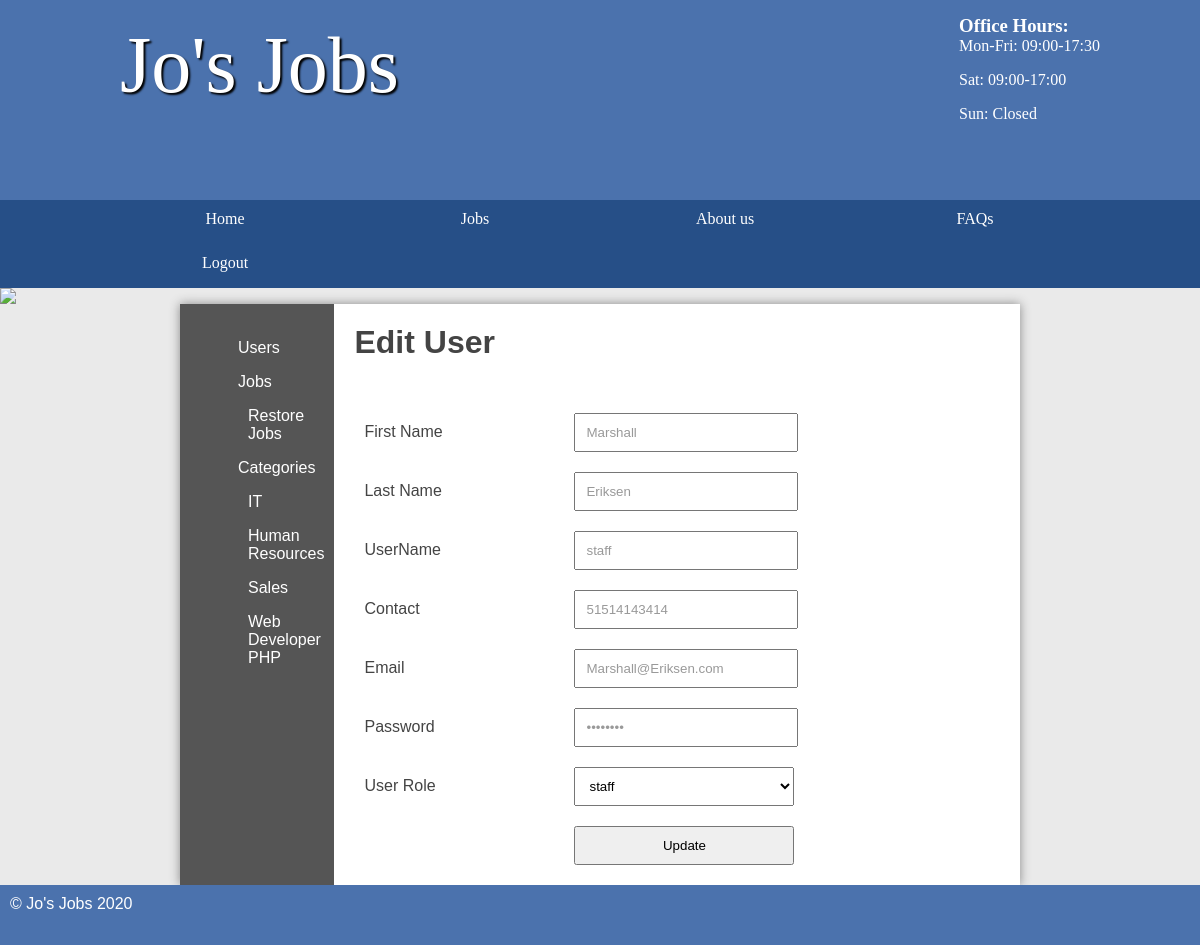
Screenshot of /default/public/admin/user_edit.php?id=1 (signed in) with the database file from the repository.
### tables this page shows
CREATE TABLE `category` (
  `id` int(11) NOT NULL AUTO_INCREMENT,
  `name` varchar(45) DEFAULT NULL,
  PRIMARY KEY (`id`)
);

CREATE TABLE `users` (
  `user_id` bigint(20) unsigned NOT NULL AUTO_INCREMENT,
  `user_type_id` int(11) NOT NULL,
  `first_name` varchar(24) NOT NULL,
  `last_name` varchar(24) NOT NULL,
  `email_address` varchar(64) NOT NULL,
  `username` varchar(32) NOT NULL,
  `login_password` varchar(48) NOT NULL,
  `contact_number` varchar(16) DEFAULT NULL,
  `record_status` smallint(6) NOT NULL DEFAULT '1',
  `created_date_time` timestamp NOT NULL DEFAULT CURRENT_TIMESTAMP ON UPDATE CURRENT_TIMESTAMP,
  `updated_date_time` timestamp NOT NULL DEFAULT '0000-00-00 00:00:00',
  PRIMARY KEY (`user_id`),
  UNIQUE KEY `user_id` (`user_id`),
  UNIQUE KEY `uk_users_email_address` (`email_address`),
  UNIQUE KEY `uk_users_username` (`username`)
);

### default/public/admin/user_edit.php (the view, shortened to what this page needs)
<?php session_start(); include 'connect.php'; $pageTittle = "Users - Edit User"; include '../admin/inc/admin_header.php' ?>
<section class="left">
	<?php include '../admin/inc/left_bar.php'; ?>
</section>
<section class="right">
<?php if (isset($_POST['submit'])) {
    try{
        $date 		= new DateTime();
        $date_time 	= $date->format('Y-m-d H:i:s');
        $stmt = $pdo->prepare('
            UPDATE users SET
                    first_name 			= :first_name,
                    last_name 			= :last_name,
                    username 			= :username,
                    contact_number 		= :contact_number,
                    email_address 		= :email_address,
                    login_password 		= :login_password,
                    user_type_id 		= :user_type_id,
                    record_status		= :record_status,
                    created_date_time 	= :created_date_time,
                    updated_date_time 	= :updated_date_time
            WHERE user_id = :user_id'
        );
        $criteria = [
                'first_name' 		=> $_POST['first_name'],
                'last_name' 		=> $_POST['last_name'],
                'username' 			=> $_POST['username'],
                'contact_number'	=> $_POST['contact_number'],
                'email_address' 	=> $_POST['email_address'],
                'login_password'	=> $_POST['login_password'],
                'user_type_id' 		=> $_POST['user_type_id'],
                'record_status'		=> '1',
                'created_date_time'	=> '2020-04-21 18:26:01',
                'updated_date_time'	=> '2020-04-21 18:26:01',
                'user_id'			=> $_POST['user_id']
        ];
        $stmt->execute($criteria);
    } catch(PDOException $e) {
        echo  '<div>'.$e->getMessage().'</div>';
    } catch(Error $e) {
        echo  '<div>'.$e->getMessage().'</div>';
    }
    header("Location: https://v.je/admin/index.php");
} else {
    if (((isset($_SESSION['loggedin']) && $_SESSION['loggedin'] == true)) && (isset($_SESSION['user_type_id']) && $_SESSION['user_type_id'] == 1)){
        try {
            $stmt = $pdo->prepare('SELECT * FROM users WHERE user_id = :id');
            $stmt->execute($_GET);
            $user = $stmt->fetch();
        } catch(PDOException $e) {
            echo '<div>'.$e->getMessage().'</div>';
        } catch(Error $e) {
            echo '<div>'.$e->getMessage().'</div>';
        }?>
        <h2>Edit User</h2>
        <form action="user_edit.php" method="POST"">
            <label>First Name</label>
            <input type="text" name="first_name" value="<?php echo $user['first_name']; ?>" />
            <label>Last Name</label>
            <input type="text" name="last_name" value="<?php echo $user['last_name']; ?>"/>
            <label>UserName</label>
            <input type="text" name="username" value="<?php echo $user['username']; ?>"/>
            <label>Contact</label>
            <input type="text" name="contact_number" value="<?php echo $user['contact_number']; ?>"/>
            <label>Email</label>
            <input type="text" name="email_address" value="<?php echo $user['email_address']; ?>"/>
            <label>Password</label>
            <input type="password" name="login_password" value="<?php echo $user['first_name']; ?>"/>
            <label>User Role</label>
            <select name="user_type_id">
            <?php try {
                $stmt = $pdo->prepare('SELECT * FROM user_types WHERE record_status = 1');
                $stmt->execute();
                foreach ($stmt as $row) {
                    $selected = '';
                    if ($user['user_type_id'] == $row['user_type_id']) {
                        $selected = 'selected="selected" ';
                    }
                    echo '<option value="' . $row['user_type_id'] . '" ' . $selected . '>' . $row['title'] . '</option>';
                }
            } catch(PDOException $e) {
                echo '<div>'.$e->getMessage().'</div>';
            } catch(Error $e) {
                echo '<div>'.$e->getMessage().'</div>';
            } ?>
            </select>
            <input type="submit" name="submit" value="Update" />
        </form>
<?php } else { ?>
        <h2>Log in</h2>
        <?php include 'login.php'; ?>
    <?php }
} ?>
</section>
</main>
<?php include 'inc/admin_footer.php' ?>

### default/public/admin/inc/category_menu_li.php
<?php $categories = $pdo->query('SELECT * FROM category');
		foreach ($categories as $category) {
				echo '<li><a href="../admin/job_by_category.php?category='.$category['id'].'&Title='.$category['name'].'">'.$category['name'].'</a></li>';
} ?>

### default/public/css/styles.css (style rules this page uses)
* { margin: 0; padding: 0; }
html { font-family: 'Oxygen-Regular', verdana, sans-serif; }
body { background-color: #eaeaea; }
main a { color: #333; }
main h2 { font-size:2em; }
p, li, h2 { margin-bottom: 1em; }
form select, form label, form input, form textarea { float: left; width: 200px; padding: 10px; margin-top: 20px; }
form label { clear: left; }
form input[type="text"], form input[type="password"], textarea { color: #999; font-family: verdana, sans-serif }
input[type="submit"] { clear: both; margin-left: 220px; width: 220px; }
section a { color: #444; }
form select { width: 220px; }
.stock > ul, .sidebar .left { width: 10vw; list-style-type: none; display: table-cell; padding: 10px; background-color: #555; margin: 0; }
.stock .products, .sidebar .right { display: table-cell; padding: 20px; }
.stock > ul a, .sidebar .left a { color: white; text-decoration: none; }
.right { padding: 20px; }

### rows the page displays
category: name "IT"
category: name "Human Resources"
category: name "Sales"
category: name "Web Developer PHP"
users: first_name "Marshall", last_name "Eriksen", username "staff", contact_number "51514143414", email_address "Marshall@Eriksen.com"

### other values shown
form field user_type_id "staff"
